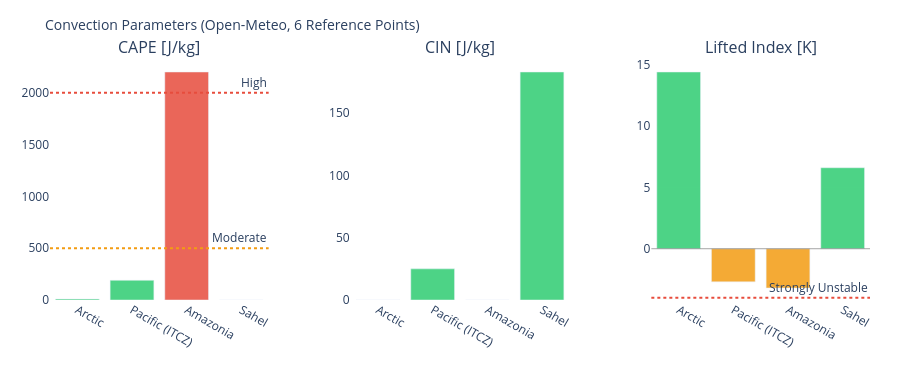

The cell this chart's notebook holds for it:
### Markdown cell above
---
## 3. Visualizations

### Code cell
# ============================================================
# CAPE / CIN / LIFTED INDEX – Convection potential
# ============================================================

if not df_atm.empty:
    fig = make_subplots(
        rows=1, cols=3,
        subplot_titles=['CAPE [J/kg]', 'CIN [J/kg]', 'Lifted Index [K]'],
        horizontal_spacing=0.1
    )
    pts = df_atm['point'].tolist()
    pt_colors = ['#E85D24','#185FA5','#888780','#378ADD','#639922','#F2A623']

    # CAPE – höher = mehr Gewitterpotential
    cape_vals = df_atm['cape'].fillna(0).tolist()
    cape_colors = ['#e74c3c' if v > 2000 else '#f39c12' if v > 500 else '#2ecc71'
                   for v in cape_vals]
    fig.add_trace(go.Bar(x=pts, y=cape_vals, marker_color=cape_colors,
                         opacity=0.85, showlegend=False), row=1, col=1)
    fig.add_hline(y=2000, line_dash='dot', line_color='#e74c3c',
                  annotation_text='High', row=1, col=1)
    fig.add_hline(y=500,  line_dash='dot', line_color='#f39c12',
                  annotation_text='Moderate', row=1, col=1)

    # CIN – negativer = stärker gedeckelt (weniger Auslöse)
    cin_vals = df_atm['cin'].fillna(0).tolist()
    cin_colors = ['#e74c3c' if v < -200 else '#f39c12' if v < -50 else '#2ecc71'
                  for v in cin_vals]
    fig.add_trace(go.Bar(x=pts, y=cin_vals, marker_color=cin_colors,
                         opacity=0.85, showlegend=False), row=1, col=2)

    # Lifted Index – negativ = instabil
    li_vals = df_atm['li'].fillna(0).tolist()
    li_colors = ['#e74c3c' if v < -4 else '#f39c12' if v < 0 else '#2ecc71'
                 for v in li_vals]
    fig.add_trace(go.Bar(x=pts, y=li_vals, marker_color=li_colors,
                         opacity=0.85, showlegend=False), row=1, col=3)
    fig.add_hline(y=0, line_color='gray', line_width=0.7, row=1, col=3)
    fig.add_hline(y=-4, line_dash='dot', line_color='#e74c3c',
                  annotation_text='Strongly Unstable', row=1, col=3)

    fig.update_layout(
        title=dict(text='Convection Parameters (Open-Meteo, 6 Reference Points)', font=dict(size=14)),
        height=380, plot_bgcolor='rgba(0,0,0,0)', paper_bgcolor='rgba(0,0,0,0)',
        margin=dict(l=50, r=30, t=60, b=80)
    )
    fig.update_xaxes(tickangle=30)
    fig.show()

### Figure 1 — Plotly figure (JSON) as saved in the notebook; plotly's stock layout.template omitted (floating-point values rounded to 4 significant figures)
{"data": [{"marker": {"color": ["#2ecc71", "#2ecc71", "#e74c3c", "#2ecc71"]}, "opacity": 0.85, "showlegend": false, "type": "bar", "x": ["Arctic", "Pacific (ITCZ)", "Amazonia", "Sahel"], "xaxis": "x", "y": [10.0, 190.0, 2200.0, 0.0], "yaxis": "y"}, {"marker": {"color": ["#2ecc71", "#2ecc71", "#2ecc71", "#2ecc71"]}, "opacity": 0.85, "showlegend": false, "type": "bar", "x": ["Arctic", "Pacific (ITCZ)", "Amazonia", "Sahel"], "xaxis": "x2", "y": [0.0, 25.0, 0.0, 183.0], "yaxis": "y2"}, {"marker": {"color": ["#2ecc71", "#f39c12", "#f39c12", "#2ecc71"]}, "opacity": 0.85, "showlegend": false, "type": "bar", "x": ["Arctic", "Pacific (ITCZ)", "Amazonia", "Sahel"], "xaxis": "x3", "y": [14.4, -2.7, -3.2, 6.6], "yaxis": "y3"}], "layout": {"annotations": [{"font": {"size": 16}, "showarrow": false, "text": "CAPE [J/kg]", "x": 0.1333, "xanchor": "center", "xref": "paper", "y": 1.0, "yanchor": "bottom", "yref": "paper"}, {"font": {"size": 16}, "showarrow": false, "text": "CIN [J/kg]", "x": 0.5, "xanchor": "center", "xref": "paper", "y": 1.0, "yanchor": "bottom", "yref": "paper"}, {"font": {"size": 16}, "showarrow": false, "text": "Lifted Index [K]", "x": 0.8667, "xanchor": "center", "xref": "paper", "y": 1.0, "yanchor": "bottom", "yref": "paper"}, {"showarrow": false, "text": "High", "x": 1, "xanchor": "right", "xref": "x domain", "y": 2000, "yanchor": "bottom", "yref": "y"}, {"showarrow": false, "text": "Moderate", "x": 1, "xanchor": "right", "xref": "x domain", "y": 500, "yanchor": "bottom", "yref": "y"}, {"showarrow": false, "text": "Strongly Unstable", "x": 1, "xanchor": "right", "xref": "x3 domain", "y": -4, "yanchor": "bottom", "yref": "y3"}], "height": 380, "margin": {"b": 80, "l": 50, "r": 30, "t": 60}, "paper_bgcolor": "rgba(0,0,0,0)", "plot_bgcolor": "rgba(0,0,0,0)", "shapes": [{"line": {"color": "#e74c3c", "dash": "dot"}, "type": "line", "x0": 0, "x1": 1, "xref": "x domain", "y0": 2000, "y1": 2000, "yref": "y"}, {"line": {"color": "#f39c12", "dash": "dot"}, "type": "line", "x0": 0, "x1": 1, "xref": "x domain", "y0": 500, "y1": 500, "yref": "y"}, {"line": {"color": "gray", "width": 0.7}, "type": "line", "x0": 0, "x1": 1, "xref": "x3 domain", "y0": 0, "y1": 0, "yref": "y3"}, {"line": {"color": "#e74c3c", "dash": "dot"}, "type": "line", "x0": 0, "x1": 1, "xref": "x3 domain", "y0": -4, "y1": -4, "yref": "y3"}], "title": {"font": {"size": 14}, "text": "Convection Parameters (Open-Meteo, 6 Reference Points)"}, "xaxis": {"anchor": "y", "domain": [0.0, 0.2667], "tickangle": 30}, "xaxis2": {"anchor": "y2", "domain": [0.3667, 0.6333], "tickangle": 30}, "xaxis3": {"anchor": "y3", "domain": [0.7333, 1.0], "tickangle": 30}, "yaxis": {"anchor": "x", "domain": [0.0, 1.0]}, "yaxis2": {"anchor": "x2", "domain": [0.0, 1.0]}, "yaxis3": {"anchor": "x3", "domain": [0.0, 1.0]}}}
